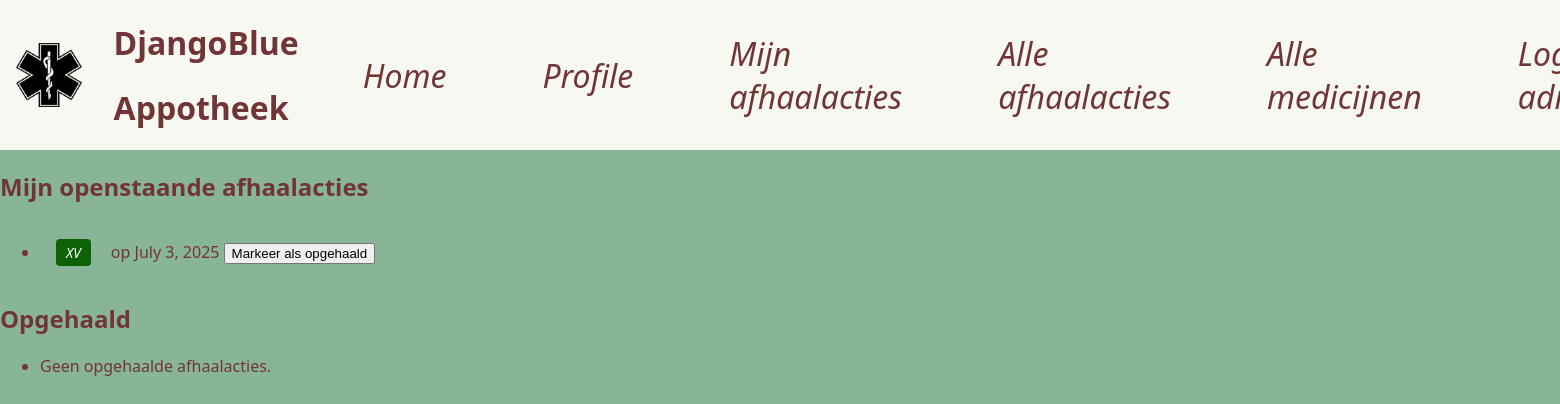
The app's page /collections/ (signed in), older data.
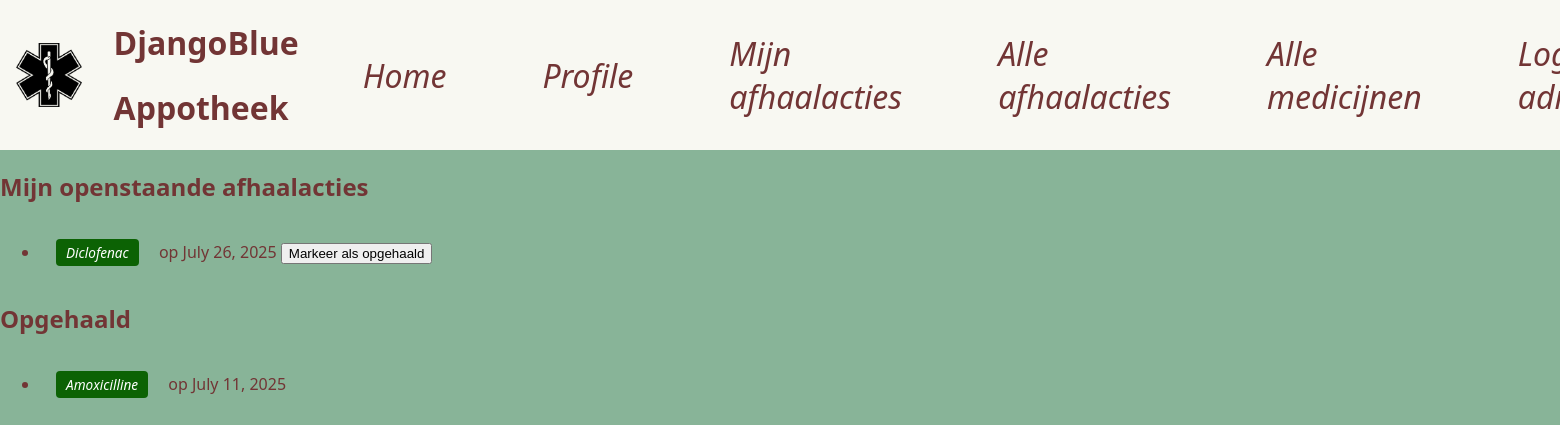
The same page, newer data.
### base/models.py (models this page shows, shortened)
class Collection(models.Model):
    medicine = models.ForeignKey(Medicine, on_delete=models.CASCADE)
    user = models.ForeignKey(User, on_delete=models.CASCADE)
    date = models.DateField(blank=False,)
    collected = models.BooleanField(default=False)
    collected_approved = models.BooleanField(default=False)
    collected_approved_by = models.ForeignKey(User, on_delete=models.SET_NULL,
                                              related_name='approved_collections', null=True, blank=True)

class Medicine(models.Model):
    name = models.CharField(max_length=100)
    manufacturer = models.CharField(max_length=100)
    cures = models.CharField(max_length=100)
    sideEffects = models.TextField()

### base/views.py (the view)
# urls.py: path('collections/', views.user_collections, name='user_collections'),
@login_required
def user_collections(request):
    openstaande = Collection.objects.filter(user=request.user, collected=False)
    not_yet_collected = Collection.objects.filter(user=request.user, collected=True, collected_approved=False)
    return render(request, "base/user_collections.html", {
        "openstaande": openstaande,
        "not_yet_collected": not_yet_collected,
    })

### base/templates/base/user_collections.html (shortened to what this page needs)
{% extends "base/base.html" %}
{% block content %}
  <h2>Mijn openstaande afhaalacties</h2>
  <ul>
    {% for c in openstaande %}
      <li>
        <a href="{% url 'medicine_detail' c.medicine.pk %}" class = "medicinepickup">{{ c.medicine.name }}</a> op {{ c.date }}
        <form method="POST" action="{% url 'mark_collected' c.pk %}" style="display:inline;">
          <input type="submit" value="Markeer als opgehaald">
        </form>
      </li>
    {% empty %}
      <li>Geen openstaande afhaalacties.</li>
    {% endfor %}
  </ul>
  <h2>Opgehaald</h2>
  <ul>
    {% for c in not_yet_collected %}
      <li>
        <a href="{% url 'medicine_detail' c.medicine.pk %}" class = "medicinepickup">{{ c.medicine.name }}</a> op {{ c.date }}
      </li>
    {% empty %}
      <li>Geen opgehaalde afhaalacties.</li>
    {% endfor %}
  </ul>
{% endblock content %}

Row changes from the older to the newer data that the page shows:
removed Collection: medicine.name "XV", date "July 3, 2025", shown under "Mijn openstaande afhaalacties"
added Collection: medicine.name "Diclofenac", date "July 26, 2025", shown under "Mijn openstaande afhaalacties"
added Collection: medicine.name "Amoxicilline", date "July 11, 2025", shown under "Opgehaald"
Text that changed along with them:
text no longer shown: "Geen opgehaalde afhaalacties."
